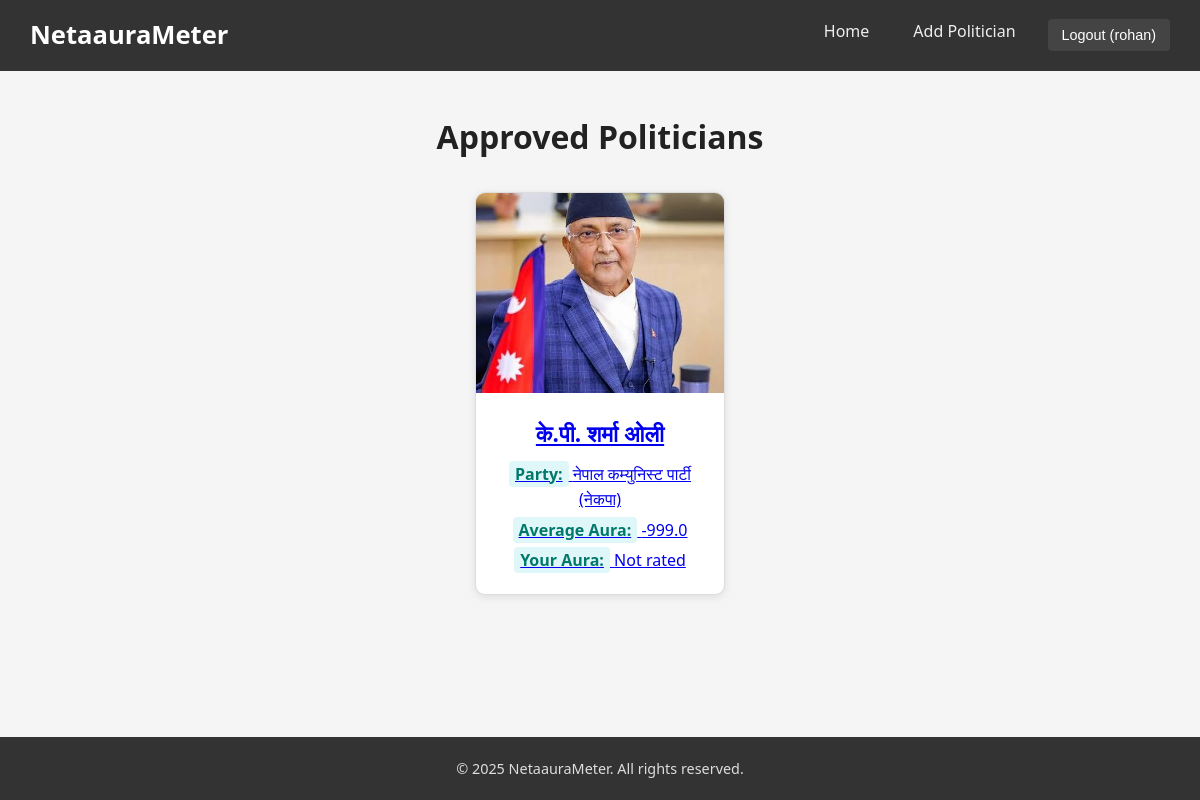
Screenshot of / (signed in) with the database file from the repository.
### core/models.py (models this page shows, shortened)
class Politician(models.Model):
    name = models.CharField(max_length=255)
    party = models.CharField(max_length=255, blank=True, null=True)
    position = models.CharField(max_length=255, blank=True, null=True)
    biography = models.TextField(blank=True)
    social_links = models.JSONField(default=dict, blank=True,null=True)  # {"twitter": "..."}
    tags = models.CharField(max_length=255, blank=True)
    image = models.ImageField(upload_to="politicians/")
    average_aura = models.FloatField(default=0.0)
    is_approved = models.BooleanField(default=False)
    created_by = models.ForeignKey(User, on_delete=models.SET_NULL, null=True)
    created_at = models.DateTimeField(auto_now_add=True)

### core/views.py (the view)
# urls.py: path("", views.politician_list, name="politician_list"),
def politician_list(request):
    politicians = Politician.objects.filter(is_approved=True)
    context = {
        'politicians': politicians
    }
    if request.user.is_authenticated:
        for p in politicians:
            p.user_rating = p.rating_set.filter(user=request.user).first()
    else:
        for p in politicians:
            p.user_rating = None
    return render(request, "core/politician_list.html", {"politicians": politicians})

### core/templates/core/politician_list.html
{% extends 'base.html' %}
{% load static %}
{% block content %}
<div class="page-header">
    <h1>Approved Politicians</h1>
</div>
<div class="cards-container">
    {% if politicians %}
        {% for politician in politicians %}
            <div class="card">
                <a href="{% url 'politician_detail' politician.pk %}">
                    <div class="card-image">
                        {% if politician.image %}
                            <img src="{{ politician.image.url }}" alt="{{ politician.name }}">
                        {% else %}
                            <img src="{% static 'images/default_avatar.png' %}" alt="No Image">
                        {% endif %}
                    </div>
                    <div class="card-content">
                        <h2>{{ politician.name }}</h2>
                        <p><strong>Party:</strong> {{ politician.party }}</p>
                        <p><strong>Average Aura:</strong> {{ politician.average_aura|default:"N/A" }}</p>
                        <p><strong>Your Aura:</strong>
                            {% if user.is_authenticated %}
                                {% if politician.user_rating %}
                                    {{ politician.user_rating.aura_score }}
                                {% else %}
                                    Not rated
                                {% endif %}
                            {% else %}
                                Login to rate
                            {% endif %}
                        </p>
                    </div>
                </a>
            </div>
        {% endfor %}
    {% else %}
        <p>No politicians found.</p>
    {% endif %}
</div>
{% endblock %}

### templates/base.html (shortened to what this page needs)
<!DOCTYPE html>
<html lang="en">
<head>
    {% load static %}
    <link rel="stylesheet" href="{% static 'css/style.css' %}">
</head>
<body>
    <header>
        <nav class="navbar">
            <div class="logo">
                <a href="{% url 'politician_list' %}">NetaauraMeter</a>
            </div>
            <ul class="nav-links">
                <li><a href="{% url 'politician_list' %}">Home</a></li>
                <li><a href="{% url 'add_politician' %}">Add Politician</a></li>
                {% if user.is_authenticated %}
                    <li>
                        <form method="post" action="{% url 'logout' %}" style="display:inline;">
                            <button type="submit" class="btn-logout">
                                Logout ({{ user.username }})
                            </button>
                        </form>
                    </li>
                {% else %}
                    <li><a href="{% url 'login' %}" class="btn-login">Login</a></li>
                    <li><a href="{% url 'register' %}">Register</a></li>
                {% endif %}
            </ul>
        </nav>
    </header>
    <main>
        {% block content %}{% endblock %}
    </main>
    <footer>
        <p>&copy; 2025 NetaauraMeter. All rights reserved.</p>
    </footer>
</body>
</html>

### static/css/style.css (style rules this page uses)
:root { --primary-color: #333; --secondary-color: #444; --accent-color: #28a745; --danger-color: #dc3545; --warning-color: #ffc107; --bg-color: #f5f5f5; --text-color: #222; --text-muted: #555; --card-shadow: rgba(0,0,0,0.1); --card-shadow-hover: rgba(0,0,0,0.2); }
* { margin: 0; padding: 0; box-sizing: border-box; }
html, body { height: 100%; display: flex; flex-direction: column; }
body { font-family: 'Segoe UI', Tahoma, Geneva, Verdana, sans-serif; background-color: var(--bg-color); color: var(--text-color); line-height: 1.6; }
main { flex: 1; display: flex; flex-direction: column; padding: 40px 20px; }
header { background-color: var(--primary-color); padding: 15px 30px; }
.navbar { display: flex; justify-content: space-between; align-items: center; }
.logo a { color: #fff; font-size: 1.6rem; font-weight: bold; text-decoration: none; }
.nav-links { list-style: none; display: flex; gap: 20px; }
.nav-links li a { color: #eee; text-decoration: none; padding: 8px 12px; border-radius: 4px; transition: background 0.3s; }
.btn-login, .btn-logout, .btn-submit, .btn-approve, .btn-warning, .btn-danger { padding: 8px 14px; border: none; border-radius: 4px; cursor: pointer; text-decoration: none; transition: background 0.3s; display: inline-block; font-size: 0.9rem; }
.btn-login, .btn-logout, .btn-submit { background-color: var(--secondary-color); color: #fff; }
footer { margin-top: auto; text-align: center; padding: 20px; background-color: var(--primary-color); color: #ddd; font-size: 0.9rem; }
.page-header { text-align: center; margin-bottom: 30px; }
.cards-container { display: flex; flex-wrap: wrap; gap: 20px; justify-content: center; }
.card { border: 1px solid #ddd; border-radius: 10px; width: 250px; overflow: hidden; box-shadow: 0 2px 8px var(--card-shadow); text-align: center; background-color: #fff; transition: all 0.3s ease-in-out; }
.card-image img { width: 100%; height: 200px; object-fit: cover; }
.card-content { padding: 15px; }
.card-content h2 { margin-bottom: 10px; font-size: 1.4rem; }
.card-content p { margin: 5px 0; font-weight: 500; }
.card-content p strong { background-color: #e0f7fa; padding: 2px 6px; border-radius: 4px; color: #00796b; }

### rows the page displays
Politician: image (picture), name "के.पी. शर्मा ओली", party "नेपाल कम्युनिस्ट पार्टी (नेकपा)", average_aura "-999.0", shows "Not rated"

### other values shown
{{ user.username }} "rohan"
